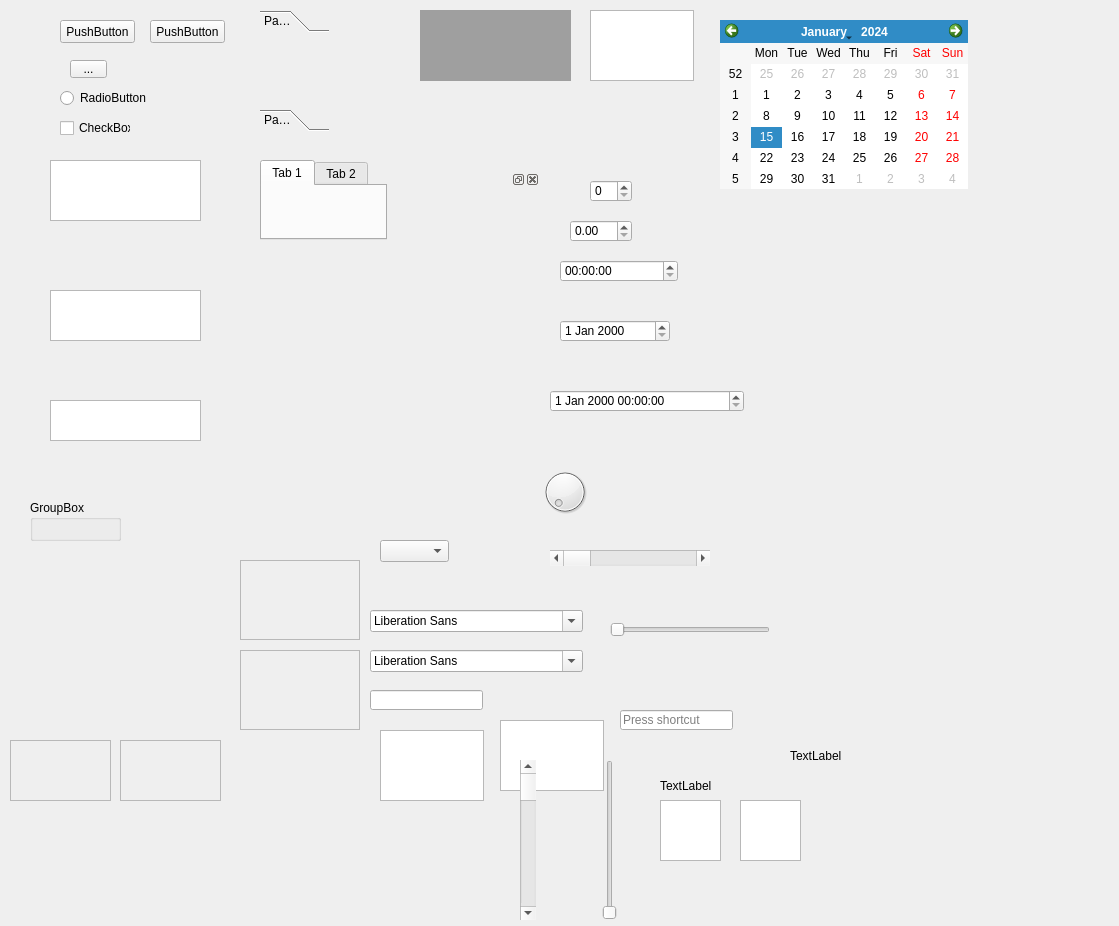
<?xml version="1.0" encoding="UTF-8"?>
<ui version="4.0">
 <class>TestStyleSheet</class>
 <widget class="QWidget" name="TestStyleSheet">
  <property name="geometry">
   <rect>
    <x>0</x>
    <y>0</y>
    <width>1119</width>
    <height>926</height>
   </rect>
  </property>
  <property name="windowTitle">
   <string>TestStyleSheet</string>
  </property>
  <widget class="QPushButton" name="pushButton">
   <property name="geometry">
    <rect>
     <x>60</x>
     <y>20</y>
     <width>75</width>
     <height>23</height>
    </rect>
   </property>
   <property name="text">
    <string>PushButton</string>
   </property>
  </widget>
  <widget class="QPushButton" name="pushButton_2">
   <property name="geometry">
    <rect>
     <x>150</x>
     <y>20</y>
     <width>75</width>
     <height>23</height>
    </rect>
   </property>
   <property name="text">
    <string>PushButton</string>
   </property>
  </widget>
  <widget class="QToolButton" name="toolButton">
   <property name="geometry">
    <rect>
     <x>70</x>
     <y>60</y>
     <width>37</width>
     <height>18</height>
    </rect>
   </property>
   <property name="text">
    <string>...</string>
   </property>
  </widget>
  <widget class="QRadioButton" name="radioButton">
   <property name="geometry">
    <rect>
     <x>60</x>
     <y>90</y>
     <width>89</width>
     <height>16</height>
    </rect>
   </property>
   <property name="text">
    <string>RadioButton</string>
   </property>
  </widget>
  <widget class="QCheckBox" name="checkBox">
   <property name="geometry">
    <rect>
     <x>60</x>
     <y>120</y>
     <width>71</width>
     <height>16</height>
    </rect>
   </property>
   <property name="text">
    <string>CheckBox</string>
   </property>
  </widget>
  <widget class="QListView" name="listView">
   <property name="geometry">
    <rect>
     <x>50</x>
     <y>160</y>
     <width>151</width>
     <height>61</height>
    </rect>
   </property>
  </widget>
  <widget class="QTreeView" name="treeView">
   <property name="geometry">
    <rect>
     <x>50</x>
     <y>290</y>
     <width>151</width>
     <height>51</height>
    </rect>
   </property>
  </widget>
  <widget class="QTableView" name="tableView">
   <property name="geometry">
    <rect>
     <x>50</x>
     <y>400</y>
     <width>151</width>
     <height>41</height>
    </rect>
   </property>
  </widget>
  <widget class="QGroupBox" name="groupBox">
   <property name="geometry">
    <rect>
     <x>30</x>
     <y>500</y>
     <width>91</width>
     <height>41</height>
    </rect>
   </property>
   <property name="title">
    <string>GroupBox</string>
   </property>
  </widget>
  <widget class="QScrollArea" name="scrollArea">
   <property name="geometry">
    <rect>
     <x>10</x>
     <y>740</y>
     <width>101</width>
     <height>61</height>
    </rect>
   </property>
   <property name="widgetResizable">
    <bool>true</bool>
   </property>
   <widget class="QWidget" name="scrollAreaWidgetContents">
    <property name="geometry">
     <rect>
      <x>0</x>
      <y>0</y>
      <width>99</width>
      <height>59</height>
     </rect>
    </property>
   </widget>
  </widget>
  <widget class="QScrollArea" name="scrollArea_2">
   <property name="geometry">
    <rect>
     <x>120</x>
     <y>740</y>
     <width>101</width>
     <height>61</height>
    </rect>
   </property>
   <property name="widgetResizable">
    <bool>true</bool>
   </property>
   <widget class="QWidget" name="scrollAreaWidgetContents_2">
    <property name="geometry">
     <rect>
      <x>0</x>
      <y>0</y>
      <width>99</width>
      <height>59</height>
     </rect>
    </property>
   </widget>
  </widget>
  <widget class="QToolBox" name="toolBox">
   <property name="geometry">
    <rect>
     <x>260</x>
     <y>10</y>
     <width>69</width>
     <height>121</height>
    </rect>
   </property>
   <property name="currentIndex">
    <number>0</number>
   </property>
   <widget class="QWidget" name="page_3">
    <property name="geometry">
     <rect>
      <x>0</x>
      <y>0</y>
      <width>69</width>
      <height>69</height>
     </rect>
    </property>
    <attribute name="label">
     <string>Page 1</string>
    </attribute>
   </widget>
   <widget class="QWidget" name="page_4">
    <property name="geometry">
     <rect>
      <x>0</x>
      <y>0</y>
      <width>98</width>
      <height>28</height>
     </rect>
    </property>
    <attribute name="label">
     <string>Page 2</string>
    </attribute>
   </widget>
  </widget>
  <widget class="QTabWidget" name="tabWidget">
   <property name="geometry">
    <rect>
     <x>260</x>
     <y>160</y>
     <width>127</width>
     <height>80</height>
    </rect>
   </property>
   <widget class="QWidget" name="tab">
    <attribute name="title">
     <string>Tab 1</string>
    </attribute>
   </widget>
   <widget class="QWidget" name="tab_2">
    <attribute name="title">
     <string>Tab 2</string>
    </attribute>
   </widget>
  </widget>
  <widget class="QStackedWidget" name="stackedWidget">
   <property name="geometry">
    <rect>
     <x>250</x>
     <y>360</y>
     <width>120</width>
     <height>80</height>
    </rect>
   </property>
   <property name="currentIndex">
    <number>1</number>
   </property>
   <widget class="QWidget" name="page_7"/>
   <widget class="QWidget" name="page_8"/>
  </widget>
  <widget class="QFrame" name="frame">
   <property name="geometry">
    <rect>
     <x>240</x>
     <y>560</y>
     <width>120</width>
     <height>80</height>
    </rect>
   </property>
   <property name="frameShape">
    <enum>QFrame::StyledPanel</enum>
   </property>
   <property name="frameShadow">
    <enum>QFrame::Raised</enum>
   </property>
  </widget>
  <widget class="QFrame" name="frame_2">
   <property name="geometry">
    <rect>
     <x>240</x>
     <y>650</y>
     <width>120</width>
     <height>80</height>
    </rect>
   </property>
   <property name="frameShape">
    <enum>QFrame::StyledPanel</enum>
   </property>
   <property name="frameShadow">
    <enum>QFrame::Raised</enum>
   </property>
  </widget>
  <widget class="QWidget" name="widget" native="true">
   <property name="geometry">
    <rect>
     <x>230</x>
     <y>740</y>
     <width>120</width>
     <height>51</height>
    </rect>
   </property>
  </widget>
  <widget class="QWidget" name="widget_2" native="true">
   <property name="geometry">
    <rect>
     <x>390</x>
     <y>740</y>
     <width>111</width>
     <height>51</height>
    </rect>
   </property>
  </widget>
  <widget class="QMdiArea" name="mdiArea">
   <property name="geometry">
    <rect>
     <x>420</x>
     <y>10</y>
     <width>151</width>
     <height>71</height>
    </rect>
   </property>
  </widget>
  <widget class="QDockWidget" name="dockWidget">
   <property name="geometry">
    <rect>
     <x>420</x>
     <y>170</y>
     <width>120</width>
     <height>80</height>
    </rect>
   </property>
   <widget class="QWidget" name="dockWidgetContents"/>
  </widget>
  <widget class="QComboBox" name="comboBox">
   <property name="geometry">
    <rect>
     <x>380</x>
     <y>540</y>
     <width>69</width>
     <height>22</height>
    </rect>
   </property>
  </widget>
  <widget class="QFontComboBox" name="fontComboBox">
   <property name="geometry">
    <rect>
     <x>370</x>
     <y>610</y>
     <width>213</width>
     <height>22</height>
    </rect>
   </property>
  </widget>
  <widget class="QFontComboBox" name="fontComboBox_2">
   <property name="geometry">
    <rect>
     <x>370</x>
     <y>650</y>
     <width>213</width>
     <height>22</height>
    </rect>
   </property>
  </widget>
  <widget class="QLineEdit" name="lineEdit">
   <property name="geometry">
    <rect>
     <x>370</x>
     <y>690</y>
     <width>113</width>
     <height>20</height>
    </rect>
   </property>
  </widget>
  <widget class="QTextEdit" name="textEdit">
   <property name="geometry">
    <rect>
     <x>380</x>
     <y>730</y>
     <width>104</width>
     <height>71</height>
    </rect>
   </property>
  </widget>
  <widget class="QTextEdit" name="textEdit_2">
   <property name="geometry">
    <rect>
     <x>500</x>
     <y>720</y>
     <width>104</width>
     <height>71</height>
    </rect>
   </property>
  </widget>
  <widget class="QPlainTextEdit" name="plainTextEdit">
   <property name="geometry">
    <rect>
     <x>590</x>
     <y>10</y>
     <width>104</width>
     <height>71</height>
    </rect>
   </property>
  </widget>
  <widget class="QSpinBox" name="spinBox">
   <property name="geometry">
    <rect>
     <x>590</x>
     <y>180</y>
     <width>42</width>
     <height>22</height>
    </rect>
   </property>
  </widget>
  <widget class="QDoubleSpinBox" name="doubleSpinBox">
   <property name="geometry">
    <rect>
     <x>570</x>
     <y>220</y>
     <width>62</width>
     <height>22</height>
    </rect>
   </property>
  </widget>
  <widget class="QTimeEdit" name="timeEdit">
   <property name="geometry">
    <rect>
     <x>560</x>
     <y>260</y>
     <width>118</width>
     <height>22</height>
    </rect>
   </property>
  </widget>
  <widget class="QDateEdit" name="dateEdit">
   <property name="geometry">
    <rect>
     <x>560</x>
     <y>320</y>
     <width>110</width>
     <height>22</height>
    </rect>
   </property>
  </widget>
  <widget class="QDateTimeEdit" name="dateTimeEdit">
   <property name="geometry">
    <rect>
     <x>550</x>
     <y>390</y>
     <width>194</width>
     <height>22</height>
    </rect>
   </property>
  </widget>
  <widget class="QDial" name="dial">
   <property name="geometry">
    <rect>
     <x>540</x>
     <y>460</y>
     <width>50</width>
     <height>64</height>
    </rect>
   </property>
  </widget>
  <widget class="QScrollBar" name="horizontalScrollBar">
   <property name="geometry">
    <rect>
     <x>550</x>
     <y>550</y>
     <width>160</width>
     <height>16</height>
    </rect>
   </property>
   <property name="orientation">
    <enum>Qt::Horizontal</enum>
   </property>
  </widget>
  <widget class="QSlider" name="horizontalSlider">
   <property name="geometry">
    <rect>
     <x>610</x>
     <y>620</y>
     <width>160</width>
     <height>19</height>
    </rect>
   </property>
   <property name="orientation">
    <enum>Qt::Horizontal</enum>
   </property>
  </widget>
  <widget class="QScrollBar" name="verticalScrollBar">
   <property name="geometry">
    <rect>
     <x>520</x>
     <y>760</y>
     <width>16</width>
     <height>160</height>
    </rect>
   </property>
   <property name="orientation">
    <enum>Qt::Vertical</enum>
   </property>
  </widget>
  <widget class="QSlider" name="verticalSlider">
   <property name="geometry">
    <rect>
     <x>600</x>
     <y>760</y>
     <width>19</width>
     <height>160</height>
    </rect>
   </property>
   <property name="orientation">
    <enum>Qt::Vertical</enum>
   </property>
  </widget>
  <widget class="QKeySequenceEdit" name="keySequenceEdit">
   <property name="geometry">
    <rect>
     <x>620</x>
     <y>710</y>
     <width>113</width>
     <height>20</height>
    </rect>
   </property>
  </widget>
  <widget class="QLabel" name="label">
   <property name="geometry">
    <rect>
     <x>790</x>
     <y>750</y>
     <width>54</width>
     <height>12</height>
    </rect>
   </property>
   <property name="text">
    <string>TextLabel</string>
   </property>
  </widget>
  <widget class="QLabel" name="label_2">
   <property name="geometry">
    <rect>
     <x>660</x>
     <y>780</y>
     <width>54</width>
     <height>12</height>
    </rect>
   </property>
   <property name="text">
    <string>TextLabel</string>
   </property>
  </widget>
  <widget class="QTextBrowser" name="textBrowser">
   <property name="geometry">
    <rect>
     <x>660</x>
     <y>800</y>
     <width>61</width>
     <height>61</height>
    </rect>
   </property>
  </widget>
  <widget class="QTextBrowser" name="textBrowser_2">
   <property name="geometry">
    <rect>
     <x>740</x>
     <y>800</y>
     <width>61</width>
     <height>61</height>
    </rect>
   </property>
  </widget>
  <widget class="QCalendarWidget" name="calendarWidget">
   <property name="geometry">
    <rect>
     <x>720</x>
     <y>20</y>
     <width>248</width>
     <height>169</height>
    </rect>
   </property>
  </widget>
 </widget>
 <layoutdefault spacing="6" margin="11"/>
 <resources/>
 <connections/>
</ui>
